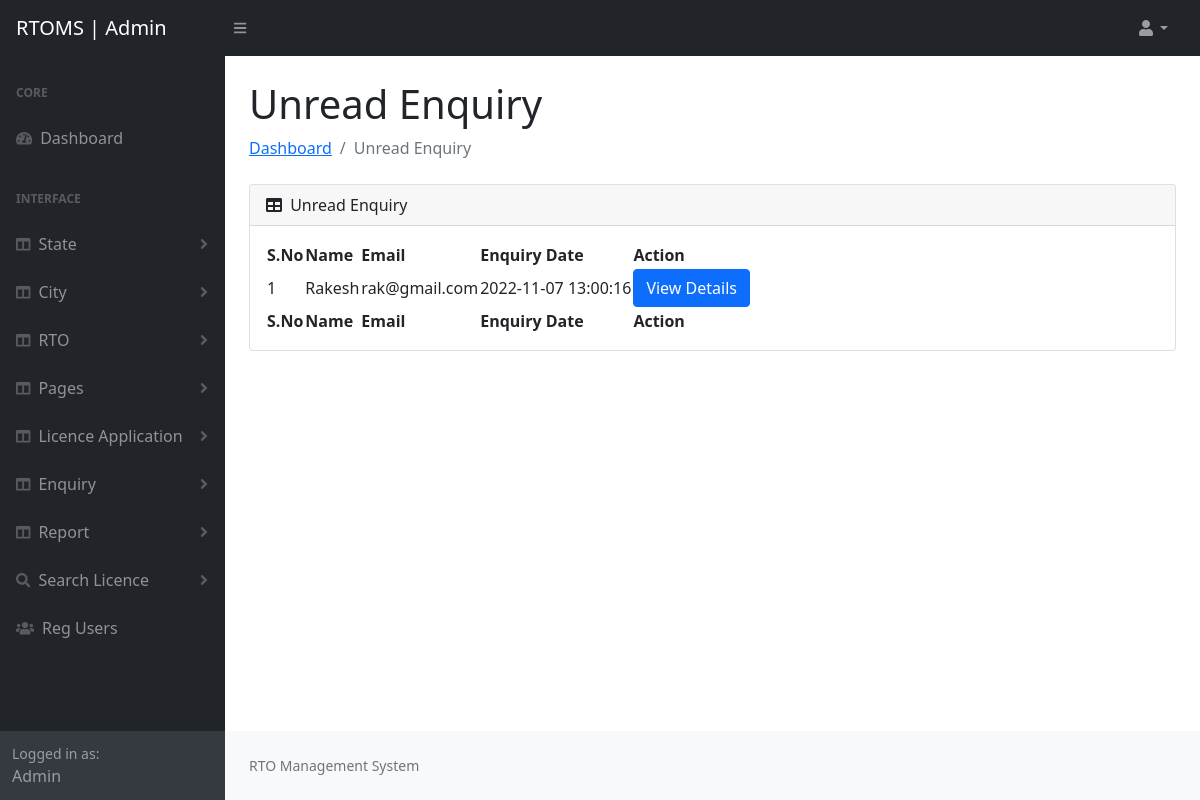
Page /rtoms/admin/unreadenq.php (signed in) on the committed database.
### tables this page shows
CREATE TABLE `tblcontact` (
  `ID` int(10) NOT NULL,
  `Name` varchar(200) DEFAULT NULL,
  `Email` varchar(200) DEFAULT NULL,
  `Message` mediumtext DEFAULT NULL,
  `EnquiryDate` timestamp NOT NULL DEFAULT current_timestamp(),
  `IsRead` int(5) DEFAULT NULL
);

### rtoms/admin/unreadenq.php (the view, shortened to what this page needs)
<?php
include('includes/config.php');
if (strlen($_SESSION['aid']==0)) {
  header('location:logout.php');
  } else{
  ?>
<!DOCTYPE html>
<html lang="en">
    <head>
        <link href="https://cdn.jsdelivr.net/npm/simple-datatables@latest/dist/style.css" rel="stylesheet" />
        <link href="css/styles.css" rel="stylesheet" />
    </head>
    <body class="sb-nav-fixed">
 <?php include_once('includes/header.php');?>
        <div id="layoutSidenav">
       <?php include_once('includes/sidebar.php');?>
            <div id="layoutSidenav_content">
                <main>
                    <div class="container-fluid px-4">
                        <h1 class="mt-4">Unread Enquiry</h1>
                        <ol class="breadcrumb mb-4">
                            <li class="breadcrumb-item"><a href="dashboard.php">Dashboard</a></li>
                            <li class="breadcrumb-item active">Unread Enquiry</li>
                        </ol>
                        <div class="card mb-4">
                            <div class="card-header">
                                <i class="fas fa-table me-1"></i>
                               Unread Enquiry
                            </div>
                            <div class="card-body">
                                <table id="datatablesSimple">
                                    <thead>
                                        <tr>
                   <th>S.No</th>
                   <th>Name</th>
                    <th>Email</th>
                    <th>Enquiry Date</th>
                     <th>Action</th>
                  </tr>
                                    </thead>
                                    <tfoot>
                                        <tr>
                   <th>S.No</th>
                   <th>Name</th>
                    <th>Email</th>
                    <th>Enquiry Date</th>
                     <th>Action</th>
                  </tr>
                                    </tfoot>
                                    <tbody>
<?php
$ret=mysqli_query($con,"select * from tblcontact where IsRead is null");
$cnt=1;
while ($row=mysqli_fetch_array($ret)) {
?>
                                <tr class="gradeX">
                 <td><?php echo $cnt;?></td>
                  <td><?php  echo $row['Name'];?></td>
                                        <td><?php  echo $row['Email'];?></td>
                                        <td><?php  echo $row['EnquiryDate'];?></td>
                                         <td><a href="view-enquiry.php?viewid=<?php echo $row['ID'];?>" class="btn btn-primary">View Details</a></td>
                </tr>
                <?php
$cnt=$cnt+1;
}?>
                                    </tbody>
                                </table>
                            </div>
                        </div>
                    </div>
                </main>
<?php include_once('includes/footer.php');?>
            </div>
        </div>
    </body>
</html>
<?php } ?>

### rows in the picture
tblcontact: Name "Rakesh", Email "rak@gmail.com", EnquiryDate "2022-11-07 13:00:16"
